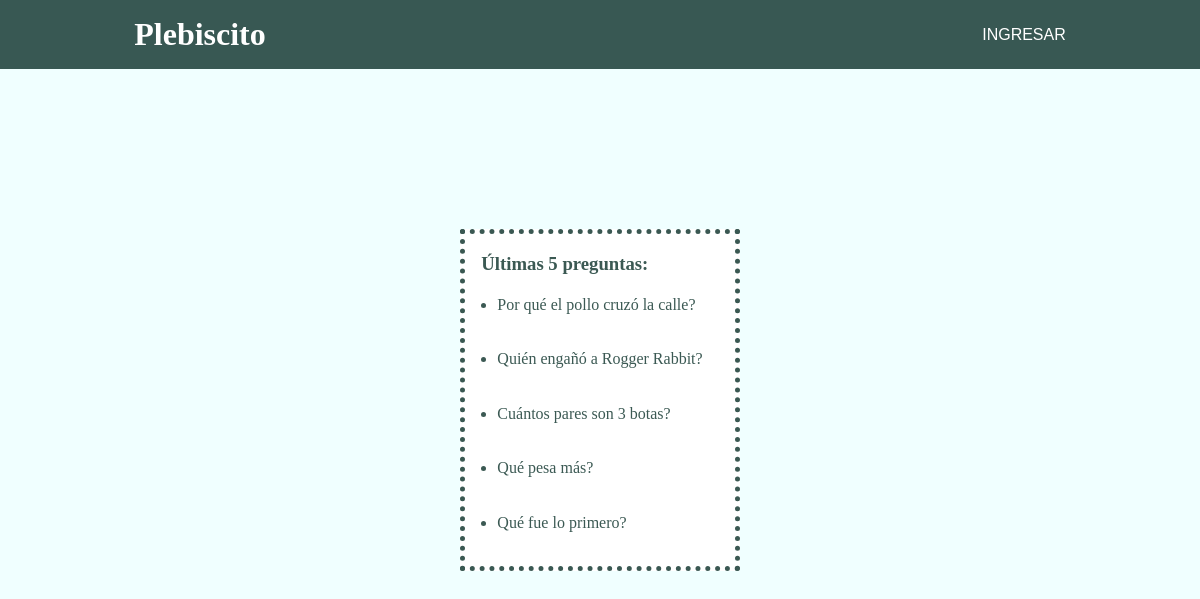
Screenshot of /polls/ with the database file from the repository.
### polls/models.py (models this page shows, shortened)
class Question(models.Model):
    question_text = models.CharField(max_length=200)
    pub_date = models.DateTimeField('Fecha de publicación')
    def was_published_recently(self):
        now = timezone.now()
        return now - datetime.timedelta(days=1) <= self.pub_date <=now
    was_published_recently.admin_order_field = 'pub_date'
    was_published_recently.boolean = True
    was_published_recently.short_description = 'Publicado recientemente?'

### polls/views.py (the view)
# urls.py: path('', views.IndexView.as_view(), name='index'),
class IndexView(generic.ListView):
    template_name = 'polls/index.html'
    context_object_name = 'latest_question_list'
    def get_queryset(self):
       return Question.objects.order_by('-pub_date')[:5]

### polls/templates/polls/index.html
{% extends 'base.html' %}
{% block content %}
{% load static %}
<link rel="stylesheet" href="{% static 'polls/style.css' %}" type="text/css">
{% if latest_question_list %}
<h3>Últimas 5 preguntas:</h3>
<ul>
{% for question in latest_question_list %}
<div class="sub-content">
<li><a href="{% url 'polls:detail' question.id %}">{{ question.question_text }} </a></li>
</div>
{% endfor %}
</ul>
{% else %}
<h2>No hay preguntas</h2>
{% endif %}
{% endblock %}

### polls/static/polls/style.css (style rules this page uses)
li a { color: rgb(7, 10, 10); }
body { background: white; }

### polls/templates/base.html (style rules this page uses)
* { margin: 0; padding: 0; }
*, *::before, *::after { box-sizing: border-box; }
:root { --background: rgba(10, 47, 40, 0.8); }
h1, h2, h3 { font-family: 'Times New Roman', Times, serif; }
.content a:any-link { color: var(--background); text-decoration: none; }
.sub-content { padding: 1em; line-height: 1.4; }

### rows the page displays
Question: question_text "Por qué el pollo cruzó la calle?"
Question: question_text "Quién engañó a Rogger Rabbit?"
Question: question_text "Cuántos pares son 3 botas?"
Question: question_text "Qué pesa más?"
Question: question_text "Qué fue lo primero?"
